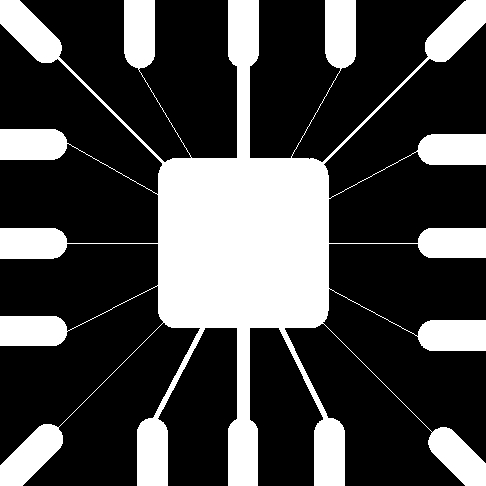
//> input picture Image-processing/6/HW6-2.jpg, 486 x 486 px
$ ./HW6_2   (built with g++ and OpenCV 4)
//> lines starting //> are read from the running program, lines starting //| are printed output that depends on the picture
/*******************************************************/
/*             HW#6_2 : 원하는 선분 없애기             */
/*  작성자 : 유수형          날짜 : 2022년 5월 26일    */
/*                                                     */
/* 문제 정의 : 모폴로지 기법을 사용하여 원하는 선분을  */
/*             제거해 본다.                            */
/*             ppt에 나와있는 실행 방법 이외에 다른 방 */
/*             법들을 이용하여 실행하여 본다.          */
/*******************************************************/


#include <opencv2/opencv.hpp>
using namespace cv;
using namespace std;

int main()
{
	Mat srcImage = imread("HW6-2.jpg", IMREAD_GRAYSCALE); // 원하는 선분 없애기
//> srcImage is the input picture: 486 rows x 486 cols, CV_8UC1; min 0, max 255, mean 71.5
	if (srcImage.empty())
		return -1;

	//resize(srcImage, srcImage, Size(250, 250));
	imshow("srcImage", srcImage);


	Size size1(3, 3); // 커널의 크기는 제거하려는 잡음보다 커야한다.
	Size size2(3, 1);
	Size size4(7, 7);
	Size size5(7, 1);
	Size size7(15, 15);
	Size size8(15, 1);
	Size size6(45, 45);

	Mat Kernel1 = getStructuringElement(MORPH_RECT, size1);  // 3 x 3 사이즈의 타원형 구조요소 생성(반지름 1의 디스크와 유사)
	cout << "ellipseKernel=" << Kernel1 << endl;

	Mat Kernel2 = getStructuringElement(MORPH_RECT, size2);
	cout << "Kernel2=" << Kernel2 << endl;

	Mat Kernel4 = getStructuringElement(MORPH_RECT, size4);
	cout << "Kernel4=" << Kernel4 << endl;

	Mat Kernel5 = getStructuringElement(MORPH_RECT, size5);
	cout << "Kernel5=" << Kernel5 << endl;

	Mat Kernel6 = getStructuringElement(MORPH_RECT, size6);
	cout << "Kernel6=" << Kernel6 << endl;

	Mat Kernel7 = getStructuringElement(MORPH_RECT, size7);
	cout << "Kernel7=" << Kernel7 << endl;

	Mat Kernel8 = getStructuringElement(MORPH_RECT, size8);
	cout << "Kernel8=" << Kernel8 << endl;


	int iterations = 1;	// 모폴로지 처리 횟수

	Point anchor(-1, -1);	// 커널의 중심점 설정

	Mat dstImage1;
	morphologyEx(srcImage, dstImage1, MORPH_OPEN, Kernel1, anchor, iterations); // 최소 굵기 선분 제거
	imshow("최소 굵기 선분 제거", dstImage1);

	Mat dstImage2;
	morphologyEx(srcImage, dstImage2, MORPH_OPEN, Kernel2, anchor, iterations);
	imshow("최소 굵기 대각선 제거", dstImage2);

	Mat dstImage4;
	morphologyEx(srcImage, dstImage4, MORPH_OPEN, Kernel4, anchor, iterations); // 최대 굵기 선분을 제외한 모든 선분 제거
	imshow("ppt2번째", dstImage4);

	Mat dstImage5;
	morphologyEx(srcImage, dstImage5, MORPH_OPEN, Kernel5, anchor, iterations);
	imshow("대각선 제거", dstImage5);

	Mat dstImage6;
	morphologyEx(srcImage, dstImage6, MORPH_OPEN, Kernel6, anchor, iterations); // 가로선을 제외하고 모두 제거
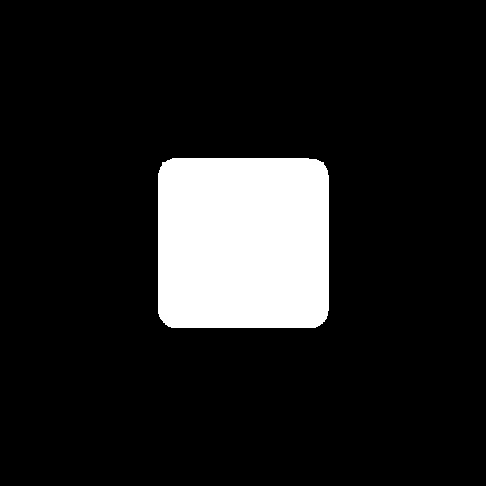
//> dstImage6: 486 rows x 486 cols, CV_8UC1; min 0, max 255, mean 31.1
	imshow("ppt4번째", dstImage6);

	Mat dstImage7;
	morphologyEx(srcImage, dstImage7, MORPH_OPEN, Kernel7, anchor, iterations); // 모든 선분 제거
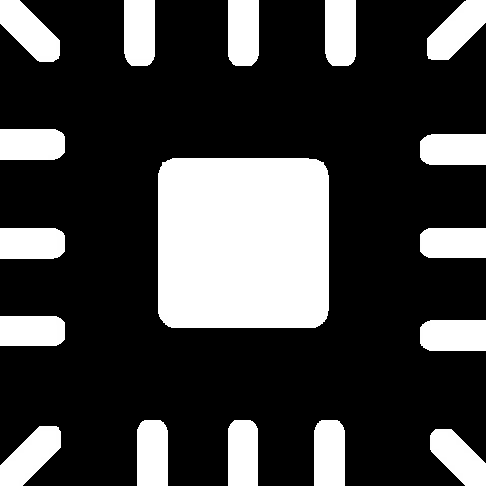
//> dstImage7: 486 rows x 486 cols, CV_8UC1; min 0, max 255, mean 65.5
	imshow("ppt3번째", dstImage7);

	Mat dstImage8;
	morphologyEx(srcImage, dstImage8, MORPH_OPEN, Kernel8, anchor, iterations); // 가로선을 제외하고 모두 제거
	imshow("가로선을 제외하고 모두 제거", dstImage8);

	waitKey();
	return 0;
}

$ run again, with Image-processing/6/HW6-1.jpg copied over Image-processing/6/HW6-2.jpg
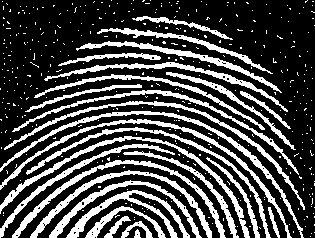
//> input picture Image-processing/6/HW6-1.jpg, 315 x 238 px
//> srcImage is the input picture: 238 rows x 315 cols, CV_8UC1; min 0, max 255, mean 72.8
//> `morphologyEx(srcImage, dstImage5, MORPH_OPEN, Kernel5, anchor, iterati..`:
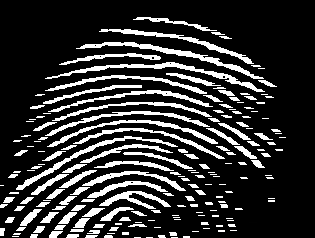
//> dstImage5: 238 rows x 315 cols, CV_8UC1; min 0, max 255, mean 49.3
//> dstImage6: 238 rows x 315 cols, CV_8UC1; every value is 0
//> `morphologyEx(srcImage, dstImage8, MORPH_OPEN, Kernel8, anchor, iterati..`:
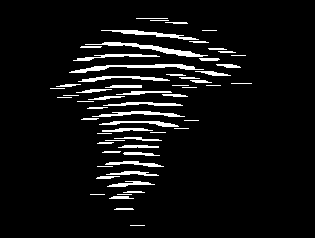
//> dstImage8: 238 rows x 315 cols, CV_8UC1; min 0, max 255, mean 16.4

$ run again, with Image-processing/6/HW6-4.jpg copied over Image-processing/6/HW6-2.jpg
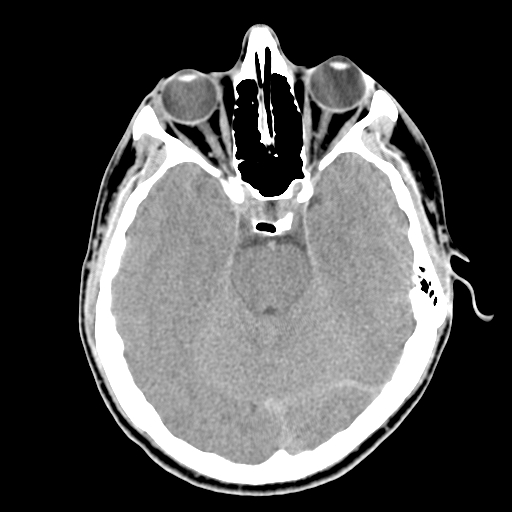
//> input picture Image-processing/6/HW6-4.jpg, 512 x 512 px
//> srcImage is the input picture: 512 rows x 512 cols, CV_8UC1; min 0, max 255, mean 80.4
//> `morphologyEx(srcImage, dstImage6, MORPH_OPEN, Kernel6, anchor, iterati..`:
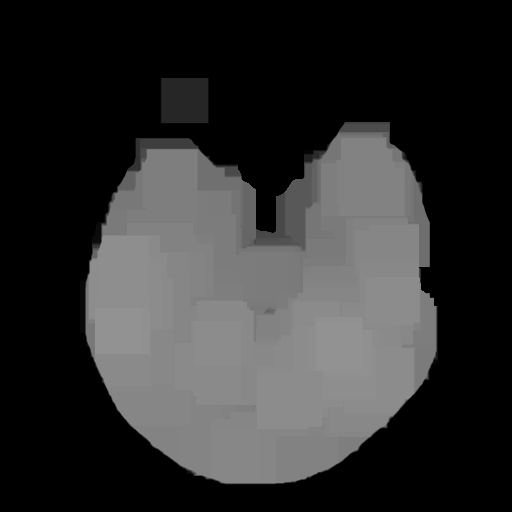
//> dstImage6: 512 rows x 512 cols, CV_8UC1; min 0, max 146, mean 48.5
//> `morphologyEx(srcImage, dstImage8, MORPH_OPEN, Kernel8, anchor, iterati..`:
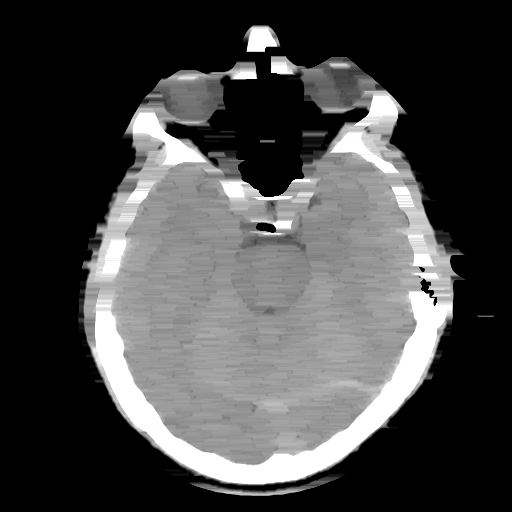
//> dstImage8: 512 rows x 512 cols, CV_8UC1; min 0, max 255, mean 71.3
